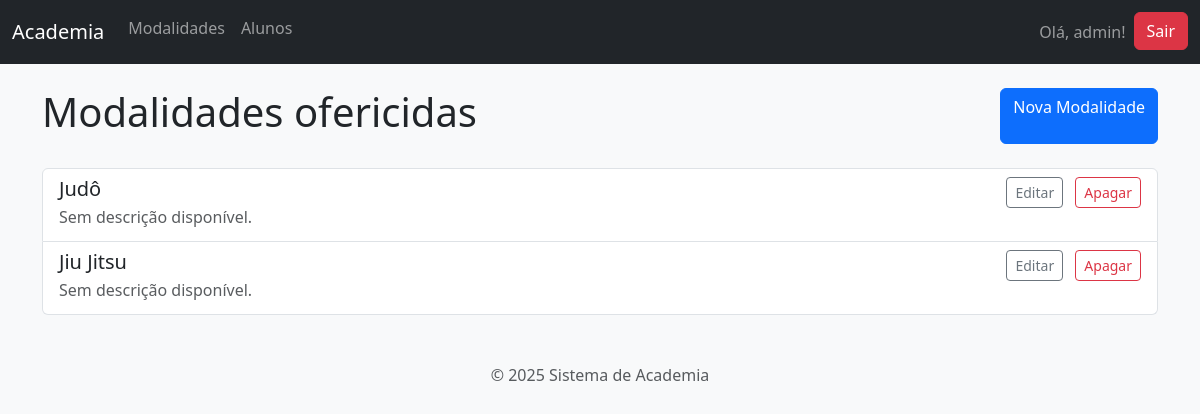
Page /gestao/modalidades/ (signed in) on the earlier database version.
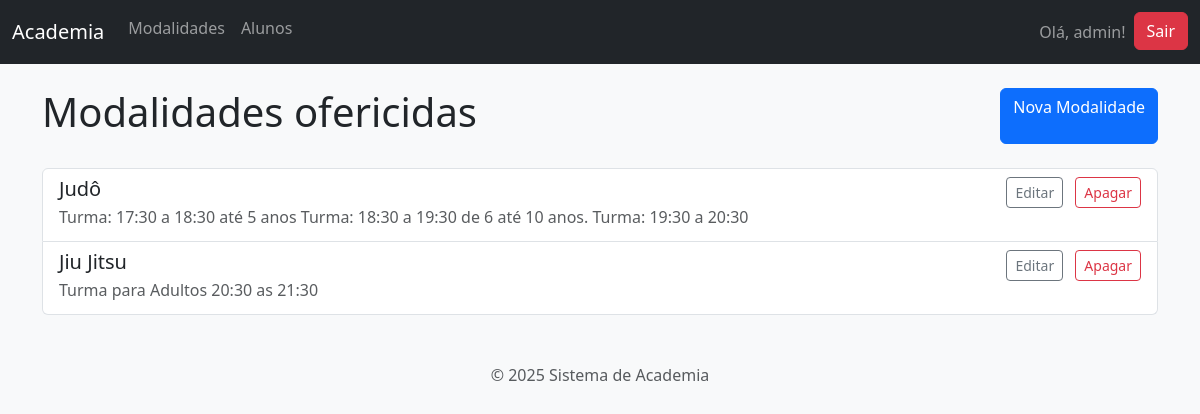
Same page on the later database version.
### gestao_academia/models.py (models this page shows, shortened)
class Modalidade(models.Model):
   nome  = models.CharField(max_length=100,unique=True, help_text="Nome da modalidade (Ex: Judô, Jiu Jitsu.)")
   descricao = models.TextField(blank=True,null=True, help_text="Uma breve descrição da modalidade.")
   utiliza_faixas = models.BooleanField(default=False, verbose_name="Utiliza Faixas?")

### gestao_academia/views.py (the view)
# urls.py: path('modalidades/', views.lista_modalidades, name='lista_modalidades'),
@login_required
def lista_modalidades(request):
    modalidades = Modalidade.objects.all()
    return render(request, 'gestao_academia/lista_modalidades.html', {'modalidades': modalidades})

### gestao_academia/templates/gestao_academia/lista_modalidades.html (shortened to what this page needs)
{% extends "base.html" %}
{% block content %}
  <div class="d-flex justify-content-between aling-items-center mb-4">
    <h1>Modalidades ofericidas</h1>
    {% if user.is_authenticated %}
      <a href="{% url 'criar_modalidade' %}" class="btn btn-primary">Nova Modalidade</a>
    {% endif %}
  </div>
  <div class="list-group" >
    {% for modalidade in modalidades %}
     <div class="list-group-item list-group-item-action d-flex justify-content-between aling-items-center">
      <div>
        <h5 class="mb-1">{{ modalidade.nome }}</h5>
        <p class="mb-1 text-muted">{{ modalidade.descricao|default:"Sem descrição disponível."}}</p>
      </div>
      {% if user.is_authenticated %}
       <div>
        <a href="{% url 'editar_modalidade' pk=modalidade.pk %}" class="btn btn-sm btn-outline-secondary me-2">Editar</a>
        <a href="{% url 'apagar_modalidade' pk=modalidade.pk %}" class="btn btn-sm btn-outline-danger">Apagar</a>
       </div>
      {% endif %}
      </div>
    {% empty %}
       <div class="alert alert-warning" role="alert">
        Nenhuma modalidade foi registrada ainda.
       </div>
    {% endfor %}
 </div>
{% endblock %}

Differences in the rows shown:
changed Modalidade "Judô": descricao "Sem descrição disponível." → "Turma: 17:30 a 18:30 até 5 anos Turma: 18:30 a 19:30 de 6 até 10 anos. Turma: 19:30 a 20:30"
changed Modalidade "Jiu Jitsu": descricao "Sem descrição disponível." → "Turma para Adultos 20:30 as 21:30"
